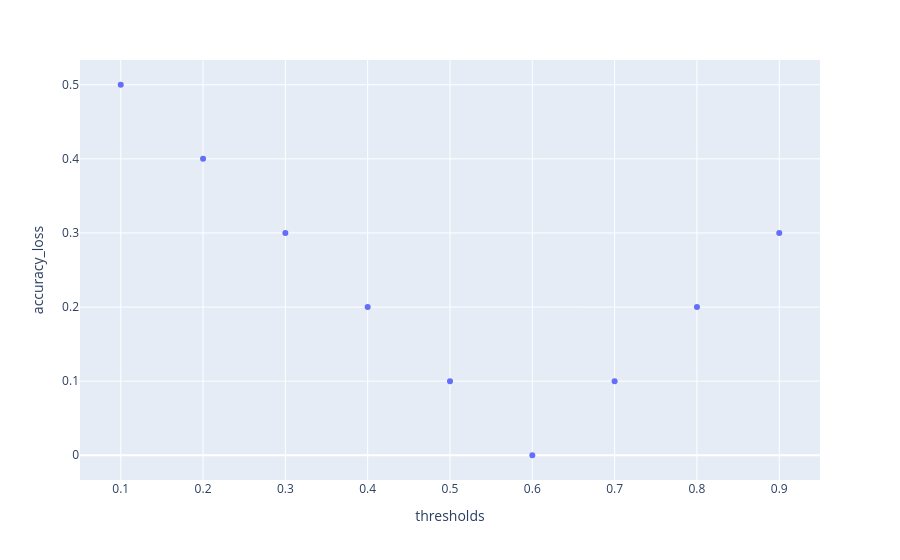

The cell this chart's notebook holds for it:
### Code cell
d = {"thresholds": thresholds, "accuracy_loss": accuracy_losses, "manip_thresh": manipulation_threshold}
print(f"True threshold: {threshold_true}")
fig = px.scatter(d, x = "thresholds", y="accuracy_loss")
# for x_m in manipulation_threshold:
#     fig.add_vline(x=x_m)

fig.show()

### Figure 1 — Plotly figure (JSON) as saved in the notebook; plotly's stock layout.template omitted (floating-point values rounded to 4 significant figures)
{"data": [{"hovertemplate": "thresholds=%{x}<br>accuracy_loss=%{y}<extra></extra>", "legendgroup": "", "marker": {"color": "#636efa", "symbol": "circle"}, "mode": "markers", "name": "", "orientation": "v", "showlegend": false, "type": "scatter", "x": [0.1, 0.2, 0.3, 0.4, 0.5, 0.6, 0.7, 0.8, 0.9], "xaxis": "x", "y": [0.5, 0.4, 0.3, 0.2, 0.1, 0.0, 0.1, 0.2, 0.3], "yaxis": "y"}], "layout": {"legend": {"tracegroupgap": 0}, "margin": {"t": 60}, "xaxis": {"anchor": "y", "domain": [0, 1], "title": {"text": "thresholds"}}, "yaxis": {"anchor": "x", "domain": [0, 1], "title": {"text": "accuracy_loss"}}}}
